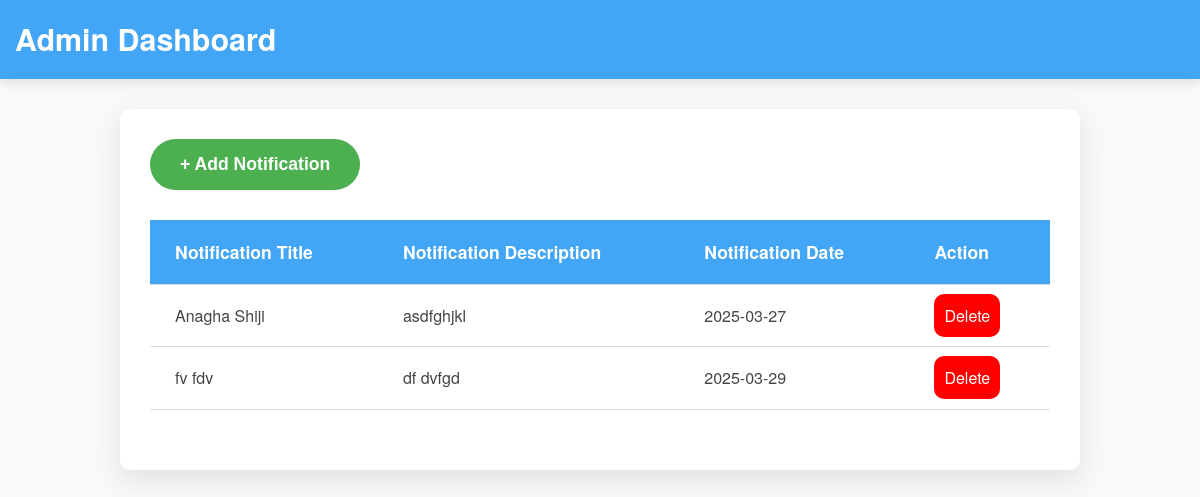
Screenshot of /myapp/viewnotification with the database file from the repository.
### myapp/models.py (models this page shows)
class Notification_model(models.Model):
    title = models.CharField(max_length=100, null=True, blank=True)
    description = models.CharField(max_length=100, null=True, blank=True)
    date = models.CharField(max_length=100, null=True, blank=True)

### myapp/views.py (the view, shortened to what this page needs)
# urls.py: path('viewnotification', viewnotification.as_view(), name='viewnotification'),
class viewnotification(View):
    def get(self, request):
        c = Notification_model.objects.all()
        return render(request, 'administrator/viewnotification.html', {'data': c})

### templates/administrator/viewnotification.html (shortened to what this page needs)
<!DOCTYPE html>
<html lang="en">
<head>
</head>
<body>
    <nav class="navbar">
        <div class="navbar-brand" onclick="return window.location='/adminhome'">Admin Dashboard</div>
    </nav>
    <div class="content-container">
        <button class="btn-add" onclick="openModal()">+ Add Notification</button>
        <table class="table">
            <thead>
                <tr>
                    <th>Notification Title</th>
                    <th>Notification Description</th>
                    <th>Notification Date</th>
                    <th>Action</th>
                </tr>
            </thead>
            <tbody id="notificationTable">
                {% for i in data %}
                <tr>
                    <td>{{ i.title }}</td>
                    <td>{{ i.description }}</td>
                    <td>{{ i.date }}</td>
                    <td><a href="/deletenot/{{i.id}}" class="btn">Delete</a></td>
                </tr>
                {% endfor %}
            </tbody>
        </table>
    </div>
</body>
</html>

### templates/administrator/viewnotification.html (style rules this page uses)
* { margin: 0; padding: 0; box-sizing: border-box; }
body { font-family: 'Helvetica Neue', Helvetica, Arial, sans-serif; background-color: #f9f9f9; color: #444; line-height: 1.6; }
.navbar { background-color: #42a5f5; padding: 15px; color: white; text-align: left; box-shadow: 0 4px 10px rgba(0, 0, 0, 0.1); }
.navbar-brand { font-size: 1.9rem; font-weight: bold; }
.content-container { width: 80%; max-width: 1000px; margin: 30px auto; background-color: white; border-radius: 10px; box-shadow: 0 10px 30px rgba(0, 0, 0, 0.1); padding: 30px; }
.btn-add { float: left; margin-bottom: 30px; padding: 15px 30px; background-color: #4CAF50; color: white; font-size: 1.1rem; font-weight: bold; border: none; border-radius: 50px; cursor: pointer; transition: background-color 0.3s, transform 0.3s; }
.table { width: 100%; border-collapse: collapse; margin-bottom: 30px; }
.table th, .table td { padding: 18px 25px; text-align: left; border-bottom: 1px solid #ddd; }
.table th { background-color: #42a5f5; color: white; font-size: 1.1rem; }
.btn { text-decoration: none; background-color: red; padding: 10px; border-radius: 10px; color: white; }

### rows the page displays
Notification_model: title "Anagha Shiji", description "asdfghjkl", date "2025-03-27"
Notification_model: title "fv fdv", description "df dvfgd", date "2025-03-29"
